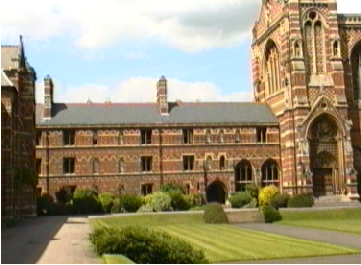
%> input picture Computer_Vision_Projects/Region_Query/keble1.png, 361 x 265 px
$ octave homography_script.m   (GNU Octave 9; MATLAB toolbox functions it lacks are replaced by stand-ins)
%> lines starting %> are read from the running program, lines starting %| are printed output that depends on the picture
### Computer_Vision_Projects/Region_Query/compute_homography.m
function H = compute_homography(A, B)

    assert(size(A, 2) == 2);
    assert(size(B, 2) == 2);
    assert(size(A, 1) == size(B, 1));

    eq = [];

    for i = 1:size(A, 1)
        x = A(i, 1);
        y = A(i, 2);
        xp = B(i, 1);
        yp = B(i, 2);
        temp = [-x -y -1 0 0 0 x*xp y*xp xp; 0 0 0 -x -y -1 x*yp y*yp yp];
        eq = [eq; temp];
    end

    [U, D, V] = svd(eq);
    H = V(:, end);
    H = reshape(H, 3, 3)';

### Computer_Vision_Projects/Region_Query/apply_homography.m
function [p2] = apply_homography(p1, H)
p1 = [p1(:);1];
t = H * p1;
p2 = [t(1)/t(3) , t(2)/t(3)];

### Computer_Vision_Projects/Region_Query/homography_script.m
im1 = imread('Homework 5/keble1.png');
%> im1 is the input picture: size 265x361x3 uint8; mean R, G, B 155.2, 144.6, 116.7
im2 = imread('Homework 5/keble2.png');
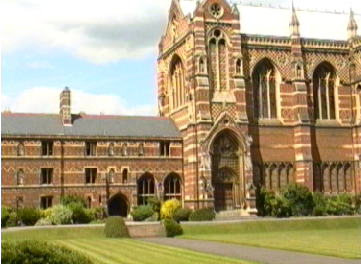
%> input picture Computer_Vision_Projects/Region_Query/keble2.png, 361 x 265 px
%> im2 is the input picture: size 265x361x3 uint8; mean R, G, B 169.4, 154.8, 120

figure; imshow(im1); impixelinfo; title('Image 1');
figure; imshow(im2); impixelinfo; title('Image 2');

A = [164,79; ...
     325,97; ...
     223,157;...
     315,14];

B = [69,90;  ...
     227,114;...
     125,170;...
     219,33];

H = compute_homography(A,B);

p11 = [269,42]
p21 = apply_homography( p11 , H )
p12 = [266,206]
p22 = apply_homography( p12 , H )
p13 = [151,131]
p23 = apply_homography( p13 , H )
figure; imshow(im1); hold on; impixelinfo;
plot(p11(1),p11(2), 'ro', 'MarkerSize', 2,...
                   'Color', [1,1,0],...
                   'LineWidth',3);
plot(p12(1),p12(2), 'ro', 'MarkerSize', 2,...
                   'Color', [1,1,0],...
                   'LineWidth',3);
plot(p13(1),p13(2), 'ro', 'MarkerSize', 2,...
                   'Color', [1,1,0],...
                   'LineWidth',3); hold off;
title('Image 1 Test');
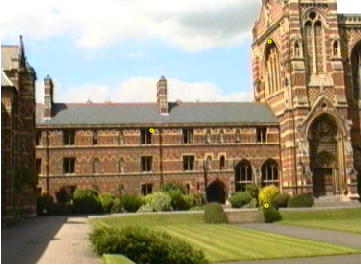
%> figure redrawn from the program's plot data; its title reads 'Image 1 Test'
figure; imshow(im2); hold on; impixelinfo;
plot(p21(1),p21(2), 'ro', 'MarkerSize', 2,...
                   'Color', [1,0,0],...
                   'LineWidth',3);
plot(p22(1),p22(2), 'ro', 'MarkerSize', 2,...
                   'Color', [1,0,0],...
                   'LineWidth',3);
plot(p23(1),p23(2), 'ro', 'MarkerSize', 2,...
                   'Color', [1,0,0],...
                   'LineWidth',3); hold off;
title('Image 2 Test');
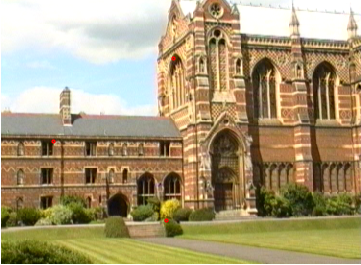
%> figure redrawn from the program's plot data; its title reads 'Image 2 Test'
